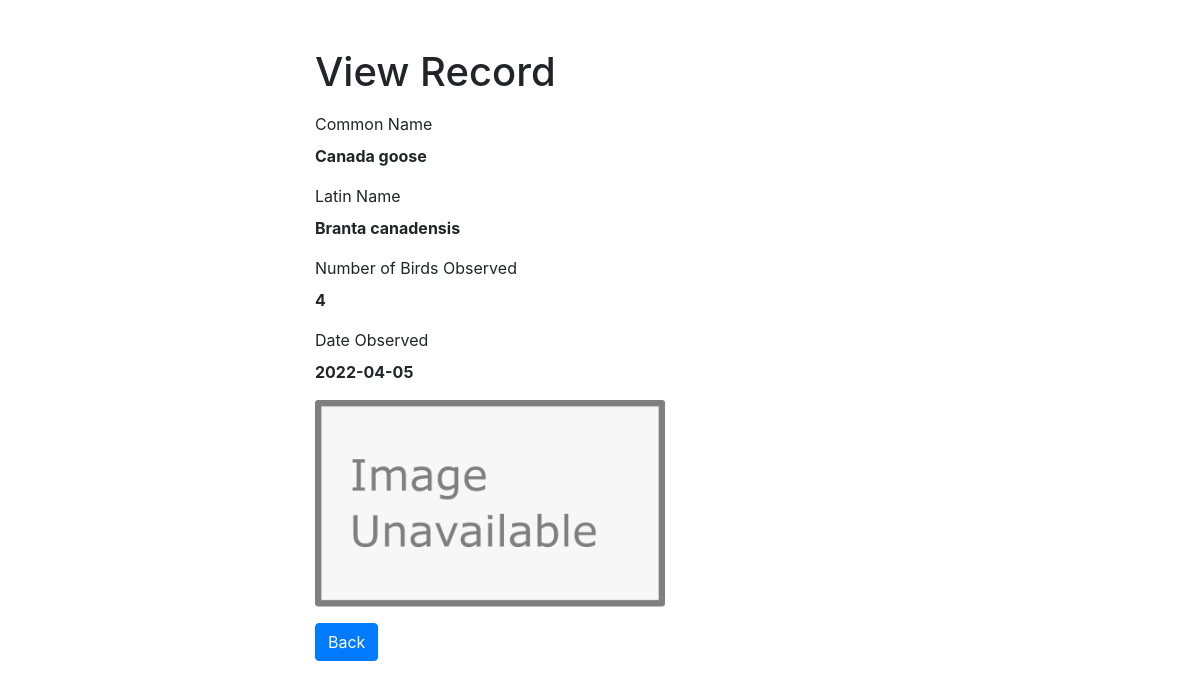
Page /read.php?bird_id=1 on the committed database.
### tables this page shows
CREATE TABLE IF NOT EXISTS local_birds (
  bird_id         int(11)       NOT NULL AUTO_INCREMENT,
  common_name     varchar(45)   NOT NULL,
  latin_name      varchar(45)   NOT NULL,
  number_of_birds int(11)       NOT NULL,      
  date_observed   date          NOT NULL,
  img             varchar(200)  NULL,
  PRIMARY KEY (bird_id)
);

### dao/abstractDAO.php (called while the page is built, shortened)
<?php
class abstractDAO {
    protected static $DB_HOST = "localhost";
    protected static $DB_PORT = 3306;
    protected static $DB_USERNAME = "appuser";
    protected static $DB_PASSWORD = "password";
    protected static $DB_DATABASE = "birdwatching";
    function __construct() {
        try{
            $this->mysqli = new mysqli(self::$DB_HOST, self::$DB_USERNAME,
                self::$DB_PASSWORD, self::$DB_DATABASE, self::$DB_PORT);
        }catch(mysqli_sql_exception $e){
            throw $e;
        }
    }
}
?>

### dao/birdDAO.php (called while the page is built, shortened)
<?php
require_once('abstractDAO.php');
require_once('./model/bird.php');
class birdDAO extends abstractDAO {
    public function getBird($bird_id) {
        $query = 'SELECT * FROM local_birds WHERE bird_id = ?';
        $stmt = $this->mysqli->prepare($query);
        $stmt->bind_param('i', $bird_id);
        $stmt->execute();
        $result = $stmt->get_result();
        if($result->num_rows == 1){
            $temp = $result->fetch_assoc();
            $bird = new bird($temp['bird_id'],$temp['common_name'], $temp['latin_name'], $temp['number_of_birds'], $temp['date_observed'], $temp['img']);
            return $bird;
        }
        return false;
    }
}
?>

### model/bird.php (called while the page is built, shortened)
<?php
	class Bird{
		private $common_name;
		private $latin_name;
		private $number_of_birds;
		private $date_observed;
		private $img;
		public function getCommonName() {
			return $this->common_name;
		}
		public function setCommonName($c_name) {
			$this->common_name = $c_name;
		}
		public function getLatinName() {
			return $this->latin_name;
		}
		public function setLatinName($l_name) {
			$this->latin_name = $l_name;
		}
		public function getNumberOfBirds(){
			return $this->number_of_birds;
		}
		public function setNumberOfBirds($new_num) {
			$this->number_of_birds = $new_num;
		}
		public function getDateObserved() {
			return $this->date_observed;
		}
		public function setDateObserved($new_date) {
			$this->date_observed = $new_date;
		}
		public function getImage() {
			return $this->img;
		}
		public function setImage($new_img) {
			$this->img = $new_img;
		}
	}
?>

### read.php (the view, shortened to what this page needs)
<?php
require_once('./dao/birdDAO.php');
$birdDAO = new birdDAO();
if(isset($_GET["bird_id"]) && !empty(trim($_GET["bird_id"]))) {
    $bird_id =  trim($_GET["bird_id"]);
    $bird = $birdDAO->getBird($bird_id);
    if($bird->getImage()) {
        $common_name = $bird->getCommonName();
        $latin_name = $bird->getLatinName();
        $number_of_birds = $bird->getNumberOfBirds();
        $date_observed = $bird->getDateObserved();
        $img = $bird->getImage();
    } else if (!$bird->getImage()) {
        $common_name = $bird->getCommonName();
        $latin_name = $bird->getLatinName();
        $number_of_birds = $bird->getNumberOfBirds();
        $date_observed = $bird->getDateObserved();
        $img = "unavailable.png";
    } else {
        header("location: error.php");
        exit();
    }
} else {
    header("location: error.php");
    exit();
}
?>
<!DOCTYPE html>
<html lang="en">
<head>
    <link rel="stylesheet" href="https://stackpath.bootstrapcdn.com/bootstrap/4.5.2/css/bootstrap.min.css">
</head>
<body>
    <div class="wrapper">
        <div class="container-fluid">
            <div class="row">
                <div class="col-md-12">
                    <h1 class="mt-5 mb-3">View Record</h1>
                    <div class="form-group">
                        <label>Common Name</label>
                        <p><b><?php echo $common_name; ?></b></p>
                    </div>
                    <div class="form-group">
                        <label>Latin Name</label>
                        <p><b><?php echo $latin_name; ?></b></p>
                    </div>
                    <div class="form-group">
                        <label>Number of Birds Observed</label>
                        <p><b><?php echo $number_of_birds; ?></b></p>
                    </div>
                    <div class="form-group">
                        <label>Date Observed</label>
                        <p><b><?php echo $date_observed; ?></b></p>
                    </div>
                    <div class="form-group">
                        <img src="imgs/<?php echo $img ?>" width="350">
                    </div>
                    <p><a href="index.php" class="btn btn-primary">Back</a></p>
                </div>
            </div>
        </div>
    </div>
</body>
</html>

### read.php (style rules this page uses)
.wrapper { width: 600px; margin: 0 auto; }

### rows in the picture
local_birds: common_name "Canada goose", latin_name "Branta canadensis", number_of_birds "4", date_observed "2022-04-05"
